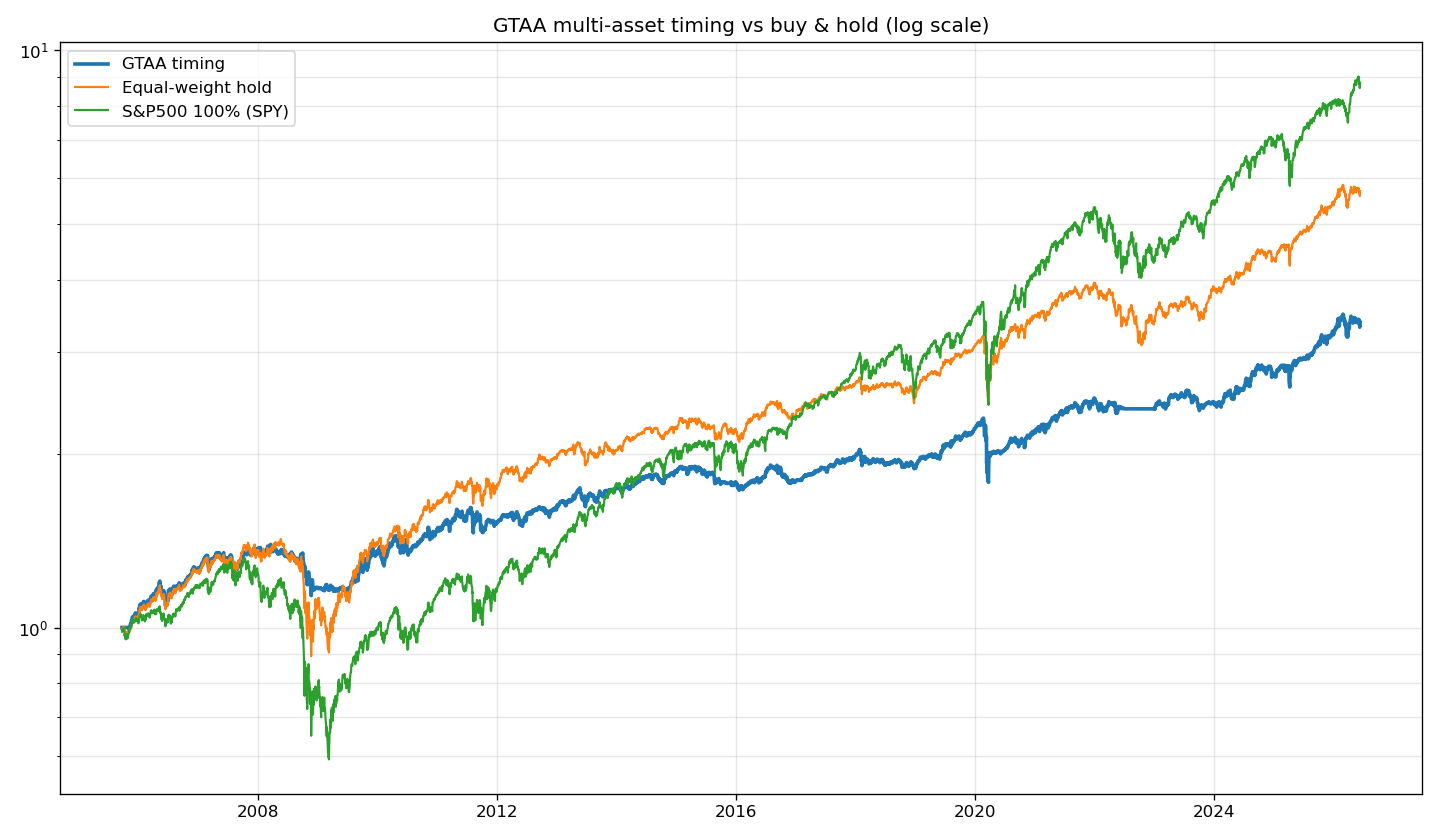

Recreate this plot in Python.
"""
GTAA 스타일 멀티에셋 타이밍 (Meb Faber) — 인터넷 조사로 수립한 전략
─────────────────────────────────────────────────────────────
지금까지의 교훈: 추세 타이밍을 '개별 주식'에 쓰면 실패한다(노이즈·V자반등).
검증된 접근: 여러 '자산군'에 분산한 뒤 각각에 추세 타이밍을 건다.

전략:
  - 유니버스(5개 ETF): 미국주식(SPY)·외국주식(EFA)·미국채(IEF)·금(GLD)·부동산(VNQ)
  - 매월 말, 각 자산이 200일(10개월) 이동평균 '위'면 보유, '아래'면 현금
  - 보유 자산은 동일비중 (현금이면 그 몫은 쉬게 둔다)
비교: 동일가중 5자산 단순보유 / 주식 100%(SPY)
목표: 단순보유 대비 '낙폭을 크게 줄이면서 위험조정수익(Sharpe) 개선'
"""
import os
import yfinance as yf
import pandas as pd
import numpy as np
import matplotlib.pyplot as plt

COST = 0.0015
ASSETS = ["SPY", "EFA", "IEF", "GLD", "VNQ"]

px = yf.download(ASSETS, period="max", interval="1d",
                 auto_adjust=True, progress=False)["Close"].dropna()
aret = px.pct_change().fillna(0)

# 200일선 위/아래 신호
above = (px > px.rolling(200).mean()).astype(float)

# 월말 신호 → 다음 달 보유 (월 1회 리밸런싱)
monthly_sig = above.resample("ME").last()
pos = monthly_sig.shift(1).reindex(px.index, method="ffill").fillna(0)

# 동일비중: 보유 신호가 켜진 자산에 1/N씩 (현금 슬롯은 0)
weight = pos / len(ASSETS)
strat_ret = (weight.shift(1) * aret).sum(axis=1)
turnover = (weight - weight.shift(1)).abs().sum(axis=1).fillna(0)
strat_ret = strat_ret - turnover * COST

# 벤치마크
ew_ret = aret.mean(axis=1)             # 동일가중 5자산 단순보유
spy_ret = aret["SPY"]                   # 주식 100%

start = px.index[210]                   # 200일 MA + 여유 이후부터 평가
def metrics(r):
    r = r.loc[start:].dropna()
    cum = (1 + r).cumprod()
    years = (r.index[-1] - r.index[0]).days / 365.25
    ann = len(r) / years
    cagr = cum.iloc[-1] ** (1 / years) - 1
    mdd = (cum / cum.cummax() - 1).min()
    sh = (r.mean() / r.std()) * np.sqrt(ann) if r.std() > 0 else 0
    return cum, cagr, mdd, sh

series = {
    "GTAA timing": strat_ret,
    "Equal-weight hold": ew_ret,
    "S&P500 100% (SPY)": spy_ret,
}
print(f"검증: {start.date()} ~ {px.index[-1].date()}  (자산: {', '.join(ASSETS)})\n")
print(f"{'전략':<22}{'총수익':>10}{'CAGR':>8}{'MDD':>8}{'Sharpe':>9}")
print("-" * 57)
cums = {}
for name, r in series.items():
    cum, cagr, mdd, sh = metrics(r)
    cums[name] = cum
    print(f"{name:<22}{(cum.iloc[-1]-1)*100:>9.0f}%{cagr*100:>7.0f}%{mdd*100:>7.0f}%{sh:>9.2f}")

print("\n* 목표: 낙폭(MDD)을 크게 줄이면서 Sharpe가 단순보유 이상이면 성공.")

# ===== 차트 =====
HERE = os.path.dirname(os.path.abspath(__file__))
fig, ax = plt.subplots(figsize=(12, 7))
for name, cum in cums.items():
    lw = 2.2 if name == "GTAA timing" else 1.3
    ax.plot(cum.index, cum, label=name, lw=lw)
ax.set_yscale("log")
ax.set_title("GTAA multi-asset timing vs buy & hold (log scale)")
ax.legend(); ax.grid(alpha=0.3, which="both")
plt.tight_layout()
out = os.path.join(HERE, "gtaa_timing.png")
plt.savefig(out, dpi=120)
print("차트 저장:", out)
